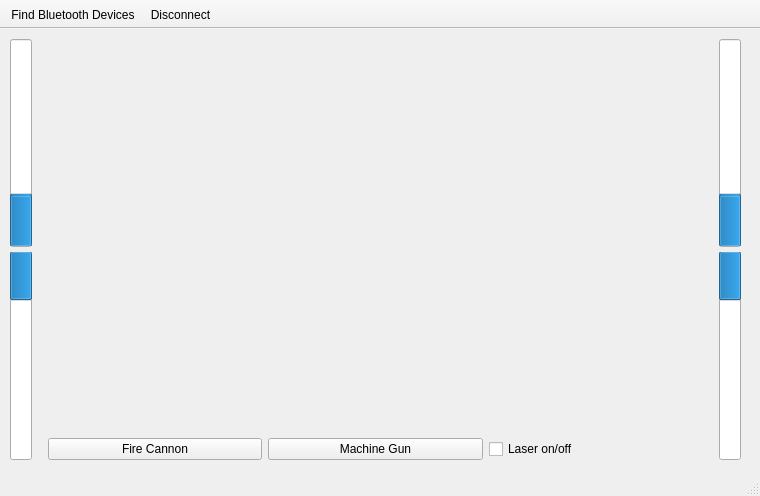
<?xml version="1.0" encoding="UTF-8"?>
<ui version="4.0">
 <class>MainWindow</class>
 <widget class="QMainWindow" name="MainWindow">
  <property name="geometry">
   <rect>
    <x>0</x>
    <y>0</y>
    <width>760</width>
    <height>496</height>
   </rect>
  </property>
  <property name="windowTitle">
   <string>MainWindow</string>
  </property>
  <widget class="QWidget" name="centralWidget">
   <widget class="QWidget" name="horizontalLayoutWidget_2">
    <property name="geometry">
     <rect>
      <x>0</x>
      <y>0</y>
      <width>751</width>
      <height>441</height>
     </rect>
    </property>
    <layout class="QHBoxLayout" name="horizontalLayout_2">
     <property name="leftMargin">
      <number>5</number>
     </property>
     <property name="topMargin">
      <number>5</number>
     </property>
     <property name="rightMargin">
      <number>5</number>
     </property>
     <property name="bottomMargin">
      <number>5</number>
     </property>
     <item>
      <layout class="QVBoxLayout" name="verticalLayoutLeftPower">
       <property name="spacing">
        <number>5</number>
       </property>
       <property name="leftMargin">
        <number>5</number>
       </property>
       <property name="topMargin">
        <number>5</number>
       </property>
       <property name="rightMargin">
        <number>5</number>
       </property>
       <property name="bottomMargin">
        <number>5</number>
       </property>
       <item>
        <widget class="QProgressBar" name="leftForwardPower">
         <property name="value">
          <number>24</number>
         </property>
         <property name="textVisible">
          <bool>false</bool>
         </property>
         <property name="orientation">
          <enum>Qt::Vertical</enum>
         </property>
        </widget>
       </item>
       <item>
        <widget class="QProgressBar" name="leftBackwardPower">
         <property name="value">
          <number>24</number>
         </property>
         <property name="textVisible">
          <bool>false</bool>
         </property>
         <property name="orientation">
          <enum>Qt::Vertical</enum>
         </property>
         <property name="invertedAppearance">
          <bool>true</bool>
         </property>
        </widget>
       </item>
      </layout>
     </item>
     <item>
      <layout class="QVBoxLayout" name="verticalLayout_4">
       <property name="sizeConstraint">
        <enum>QLayout::SetMaximumSize</enum>
       </property>
       <property name="leftMargin">
        <number>5</number>
       </property>
       <property name="topMargin">
        <number>5</number>
       </property>
       <property name="rightMargin">
        <number>5</number>
       </property>
       <property name="bottomMargin">
        <number>5</number>
       </property>
       <item>
        <widget class="QWidget" name="widget" native="true">
         <property name="sizePolicy">
          <sizepolicy hsizetype="Expanding" vsizetype="Expanding">
           <horstretch>0</horstretch>
           <verstretch>0</verstretch>
          </sizepolicy>
         </property>
        </widget>
       </item>
       <item>
        <layout class="QHBoxLayout" name="horizontalLayout">
         <item>
          <widget class="QPushButton" name="fireCannonButton">
           <property name="text">
            <string>Fire Cannon</string>
           </property>
          </widget>
         </item>
         <item>
          <widget class="QPushButton" name="fireMGButton">
           <property name="text">
            <string>Machine Gun</string>
           </property>
          </widget>
         </item>
         <item>
          <widget class="QCheckBox" name="laserCheckBox">
           <property name="text">
            <string>Laser on/off</string>
           </property>
          </widget>
         </item>
        </layout>
       </item>
      </layout>
     </item>
     <item>
      <layout class="QVBoxLayout" name="verticalLayoutRightPower">
       <property name="spacing">
        <number>5</number>
       </property>
       <property name="sizeConstraint">
        <enum>QLayout::SetMaximumSize</enum>
       </property>
       <property name="leftMargin">
        <number>5</number>
       </property>
       <property name="topMargin">
        <number>5</number>
       </property>
       <property name="rightMargin">
        <number>5</number>
       </property>
       <property name="bottomMargin">
        <number>5</number>
       </property>
       <item>
        <widget class="QProgressBar" name="rightForwardPower">
         <property name="value">
          <number>24</number>
         </property>
         <property name="alignment">
          <set>Qt::AlignRight|Qt::AlignTrailing|Qt::AlignVCenter</set>
         </property>
         <property name="textVisible">
          <bool>false</bool>
         </property>
         <property name="orientation">
          <enum>Qt::Vertical</enum>
         </property>
        </widget>
       </item>
       <item>
        <widget class="QProgressBar" name="rightBackwardPower">
         <property name="layoutDirection">
          <enum>Qt::LeftToRight</enum>
         </property>
         <property name="value">
          <number>24</number>
         </property>
         <property name="alignment">
          <set>Qt::AlignRight|Qt::AlignTrailing|Qt::AlignVCenter</set>
         </property>
         <property name="textVisible">
          <bool>false</bool>
         </property>
         <property name="orientation">
          <enum>Qt::Vertical</enum>
         </property>
         <property name="invertedAppearance">
          <bool>true</bool>
         </property>
         <property name="textDirection">
          <enum>QProgressBar::TopToBottom</enum>
         </property>
        </widget>
       </item>
      </layout>
     </item>
    </layout>
   </widget>
  </widget>
  <widget class="QToolBar" name="toolBar">
   <property name="windowTitle">
    <string>toolBar</string>
   </property>
   <property name="movable">
    <bool>false</bool>
   </property>
   <property name="floatable">
    <bool>false</bool>
   </property>
   <attribute name="toolBarArea">
    <enum>TopToolBarArea</enum>
   </attribute>
   <attribute name="toolBarBreak">
    <bool>false</bool>
   </attribute>
   <addaction name="actionSearchDevices"/>
   <addaction name="actionDisconnect"/>
  </widget>
  <widget class="QStatusBar" name="statusBar"/>
  <action name="actionSearchDevices">
   <property name="text">
    <string>Find Bluetooth Devices</string>
   </property>
   <property name="toolTip">
    <string>&lt;html&gt;&lt;head/&gt;&lt;body&gt;&lt;p&gt;Search for Bluetooth devices and select which to connect to.&lt;/p&gt;&lt;/body&gt;&lt;/html&gt;</string>
   </property>
  </action>
  <action name="actionDisconnect">
   <property name="text">
    <string>Disconnect</string>
   </property>
   <property name="toolTip">
    <string>Disconnect from current device</string>
   </property>
  </action>
 </widget>
 <layoutdefault spacing="6" margin="11"/>
 <resources/>
 <connections>
  <connection>
   <sender>laserCheckBox</sender>
   <signal>toggled(bool)</signal>
   <receiver>MainWindow</receiver>
   <slot>laserToggle(bool)</slot>
   <hints>
    <hint type="sourcelabel">
     <x>698</x>
     <y>460</y>
    </hint>
    <hint type="destinationlabel">
     <x>472</x>
     <y>412</y>
    </hint>
   </hints>
  </connection>
  <connection>
   <sender>fireCannonButton</sender>
   <signal>released()</signal>
   <receiver>MainWindow</receiver>
   <slot>onCannonButtonRelease()</slot>
   <hints>
    <hint type="sourcelabel">
     <x>246</x>
     <y>456</y>
    </hint>
    <hint type="destinationlabel">
     <x>209</x>
     <y>351</y>
    </hint>
   </hints>
  </connection>
  <connection>
   <sender>fireMGButton</sender>
   <signal>released()</signal>
   <receiver>MainWindow</receiver>
   <slot>onMGButtonRelease()</slot>
   <hints>
    <hint type="sourcelabel">
     <x>373</x>
     <y>450</y>
    </hint>
    <hint type="destinationlabel">
     <x>441</x>
     <y>326</y>
    </hint>
   </hints>
  </connection>
  <connection>
   <sender>fireCannonButton</sender>
   <signal>pressed()</signal>
   <receiver>MainWindow</receiver>
   <slot>onCannonButtonClick()</slot>
   <hints>
    <hint type="sourcelabel">
     <x>223</x>
     <y>456</y>
    </hint>
    <hint type="destinationlabel">
     <x>208</x>
     <y>398</y>
    </hint>
   </hints>
  </connection>
  <connection>
   <sender>fireMGButton</sender>
   <signal>pressed()</signal>
   <receiver>MainWindow</receiver>
   <slot>onMGButtonClick()</slot>
   <hints>
    <hint type="sourcelabel">
     <x>398</x>
     <y>450</y>
    </hint>
    <hint type="destinationlabel">
     <x>440</x>
     <y>375</y>
    </hint>
   </hints>
  </connection>
  <connection>
   <sender>MainWindow</sender>
   <signal>actionLaserToggle()</signal>
   <receiver>laserCheckBox</receiver>
   <slot>toggle()</slot>
   <hints>
    <hint type="sourcelabel">
     <x>601</x>
     <y>459</y>
    </hint>
    <hint type="destinationlabel">
     <x>523</x>
     <y>445</y>
    </hint>
   </hints>
  </connection>
  <connection>
   <sender>MainWindow</sender>
   <signal>setLeftForwardPower(int)</signal>
   <receiver>leftForwardPower</receiver>
   <slot>setValue(int)</slot>
   <hints>
    <hint type="sourcelabel">
     <x>710</x>
     <y>181</y>
    </hint>
    <hint type="destinationlabel">
     <x>22</x>
     <y>145</y>
    </hint>
   </hints>
  </connection>
  <connection>
   <sender>MainWindow</sender>
   <signal>setLeftBackwardPower(int)</signal>
   <receiver>leftBackwardPower</receiver>
   <slot>setValue(int)</slot>
   <hints>
    <hint type="sourcelabel">
     <x>46</x>
     <y>311</y>
    </hint>
    <hint type="destinationlabel">
     <x>23</x>
     <y>315</y>
    </hint>
   </hints>
  </connection>
  <connection>
   <sender>MainWindow</sender>
   <signal>setRightBackwardPower(int)</signal>
   <receiver>rightBackwardPower</receiver>
   <slot>setValue(int)</slot>
   <hints>
    <hint type="sourcelabel">
     <x>709</x>
     <y>294</y>
    </hint>
    <hint type="destinationlabel">
     <x>725</x>
     <y>289</y>
    </hint>
   </hints>
  </connection>
  <connection>
   <sender>MainWindow</sender>
   <signal>setRightForwardPower(int)</signal>
   <receiver>rightForwardPower</receiver>
   <slot>setValue(int)</slot>
   <hints>
    <hint type="sourcelabel">
     <x>702</x>
     <y>222</y>
    </hint>
    <hint type="destinationlabel">
     <x>720</x>
     <y>224</y>
    </hint>
   </hints>
  </connection>
 </connections>
 <slots>
  <signal>actionMGOn()</signal>
  <signal>actionMGOff()</signal>
  <signal>actionCannonOn()</signal>
  <signal>actionCannonOff()</signal>
  <signal>actionLaserToggle()</signal>
  <signal>setRightForwardPower(int)</signal>
  <signal>setRightBackwardPower(int)</signal>
  <signal>setLeftForwardPower(int)</signal>
  <signal>setLeftBackwardPower(int)</signal>
  <slot>laserToggle(bool)</slot>
  <slot>onMGButtonClick()</slot>
  <slot>onCannonButtonClick()</slot>
  <slot>onMGButtonRelease()</slot>
  <slot>onCannonButtonRelease()</slot>
  <slot>onMGButtonToggled(bool)</slot>
  <slot>onCannonButtonToggled(bool)</slot>
  <slot>doListPairedDevices()</slot>
 </slots>
</ui>
